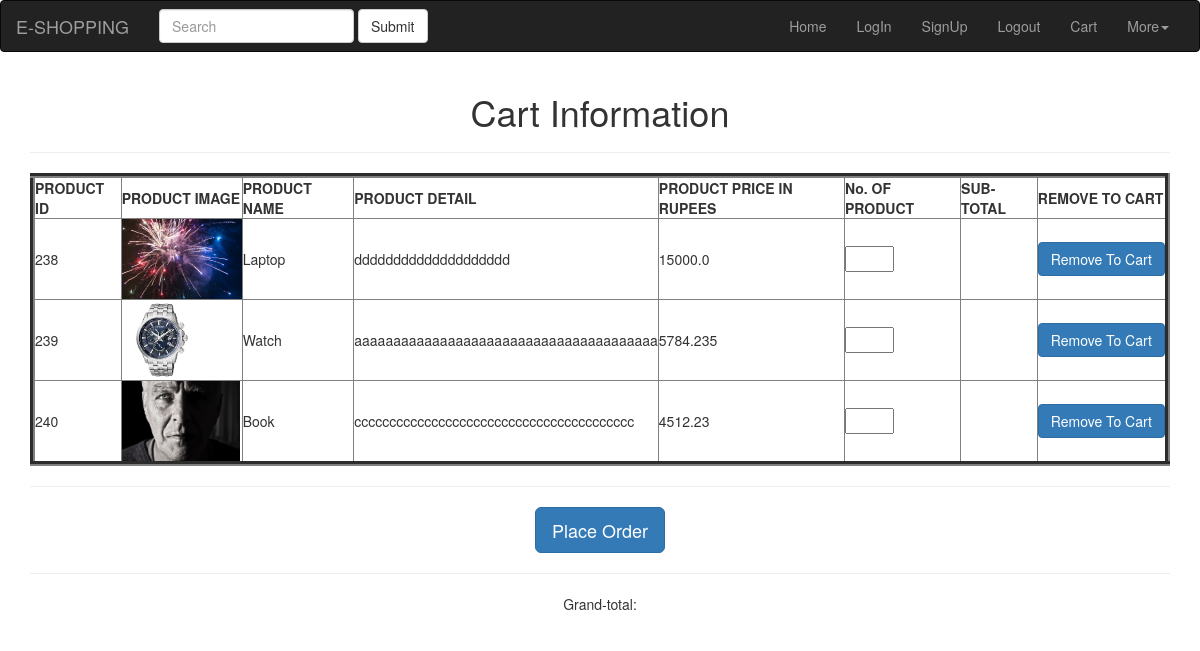
The app's page /cart/ (signed in) with its own data.
### testApp/models.py (models this page shows)
class Cart(models.Model):
	product=models.ForeignKey(Product, on_delete=models.CASCADE)

class Product(models.Model):
	item_name=models.CharField(max_length=250)
	item_detail=models.CharField(max_length=250)
	item_price=models.FloatField()
	item_image=models.ImageField()

### testApp/views.py (the view)
# urls.py: path('cart/',views.cart_view ),
@login_required
def cart_view(request):
	cart=Cart.objects.filter()
	return render(request,'testApp/cart.html',{'cart':cart})

### templates/testApp/cart.html (shortened to what this page needs)
{% extends "testApp/base.html"%}
    {% block body_block %}
    <div class="container" align="center">
      <h1>Cart Information</h1><hr>
      <table border="5">
        <thead>
          <th > PRODUCT ID </th>
          <th> PRODUCT IMAGE </th>
          <th> PRODUCT NAME </th>
          <th> PRODUCT DETAIL </th>
          <th> PRODUCT PRICE IN RUPEES </th>
          <th> No. OF PRODUCT</th>
          <th> SUB-TOTAL</th>
          <th> REMOVE TO CART </th>
        </thead>
        {% for cart in cart %}
        <tr>
          <td>{{cart.id}}</td>
          <td><a><img alt="Image will be uploaded soon" src="{{cart.product.item_image.url}}" height="80px;"/></a></td>
          <td>{{cart.product.item_name}}</td>
          <td>{{cart.product.item_detail}}</td>
          <td id="price">{{cart.product.item_price}}</td>
          <td>
          <input onchange="myFunction()" class="quantity" type="number" min="1" max="5"></td>
          <td>
          </td>
          <td><a href="/delete/{{cart.id}}" class="btn btn-primary">Remove To Cart</a></td>
        </tr>
        {% endfor %}
      </table><hr>
      <a href="/order" class="btn btn-primary btn-lg">Place Order</a></td><hr>
      <p class="totals" id="grandtotal">Grand-total:</p>
    </div>
    {% endblock %}

### templates/testApp/base.html (shortened to what this page needs)
<!DOCTYPE html>
<html lang="en" dir="ltr">
  <head>
    <link rel="stylesheet" href="https://maxcdn.bootstrapcdn.com/bootstrap/3.3.7/css/bootstrap.min.css">
  </head>
  <body>
    <nav class="navbar navbar-default ,navbar navbar-inverse">
<div class="container-fluid">
<div class="navbar-header">
  <a class="navbar-brand" href="#">E-SHOPPING</a>
</div>
<div class="collapse navbar-collapse" id="bs-example-navbar-collapse-1">
  <form class="navbar-form navbar-left">
    <div class="form-group">
      <input type="text" class="form-control" placeholder="Search">
    </div>
    <button type="submit" class="btn btn-default">Submit</button>
  </form>
  <ul class="nav navbar-nav navbar-right">
    <li><a href="/home">Home</a></li>
    <li><a href="/accounts/login">LogIn</a></li>
    <li><a href="/accounts/signup">SignUp</a></li>
    <li><a href="/accounts/logout">Logout</a></li>
    <li><a href="/cart">Cart</a></li>
    <li class="dropdown">
      <a href="#" class="dropdown-toggle" data-toggle="dropdown" role="button" aria-haspopup="true" aria-expanded="false">More<span class="caret"></span></a>
    </li>
  </ul>
</div>
</div>
</nav>
{% block body_block%}
{% endblock %}
  </body>
</html>

### records on screen
Cart: id "238", product.item_image (picture), product.item_name "Laptop", product.item_detail "dddddddddddddddddddd", product.item_price "15000.0"
Cart: id "239", product.item_image (picture), product.item_name "Watch", product.item_detail "aaaaaaaaaaaaaaaaaaaaaaaaaaaaaaaaaaaaaaa", product.item_price "5784.235"
Cart: id "240", product.item_image (picture), product.item_name "Book", product.item_detail "cccccccccccccccccccccccccccccccccccccccc", product.item_price "4512.23"
